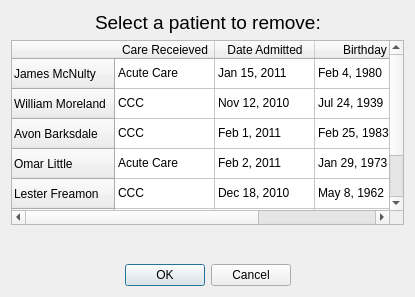
<?xml version="1.0" encoding="UTF-8"?>
<ui version="4.0">
 <class>RemovePatientFromBedForm</class>
 <widget class="QDialog" name="RemovePatientFromBedForm">
  <property name="geometry">
   <rect>
    <x>0</x>
    <y>0</y>
    <width>415</width>
    <height>297</height>
   </rect>
  </property>
  <property name="windowTitle">
   <string>Dismiss Patient</string>
  </property>
  <layout class="QGridLayout" name="gridLayout_2">
   <item row="0" column="0">
    <layout class="QGridLayout" name="gridLayout">
     <item row="3" column="0">
      <widget class="QTableWidget" name="tableWidget">
       <row>
        <property name="text">
         <string>James McNulty</string>
        </property>
       </row>
       <row>
        <property name="text">
         <string>William Moreland</string>
        </property>
       </row>
       <row>
        <property name="text">
         <string>Avon Barksdale</string>
        </property>
       </row>
       <row>
        <property name="text">
         <string>Omar Little</string>
        </property>
       </row>
       <row>
        <property name="text">
         <string>Lester Freamon</string>
        </property>
       </row>
       <row>
        <property name="text">
         <string>Cedric Daniels</string>
        </property>
       </row>
       <row>
        <property name="text">
         <string>Ellis Carver</string>
        </property>
       </row>
       <column>
        <property name="text">
         <string>Care Receieved</string>
        </property>
       </column>
       <column>
        <property name="text">
         <string>Date Admitted</string>
        </property>
       </column>
       <column>
        <property name="text">
         <string>Birthday</string>
        </property>
       </column>
       <item row="0" column="0">
        <property name="text">
         <string>Acute Care</string>
        </property>
       </item>
       <item row="0" column="1">
        <property name="text">
         <string>Jan 15, 2011</string>
        </property>
       </item>
       <item row="0" column="2">
        <property name="text">
         <string>Feb 4, 1980</string>
        </property>
       </item>
       <item row="1" column="0">
        <property name="text">
         <string>CCC</string>
        </property>
       </item>
       <item row="1" column="1">
        <property name="text">
         <string>Nov 12, 2010</string>
        </property>
       </item>
       <item row="1" column="2">
        <property name="text">
         <string>Jul 24, 1939</string>
        </property>
       </item>
       <item row="2" column="0">
        <property name="text">
         <string>CCC</string>
        </property>
       </item>
       <item row="2" column="1">
        <property name="text">
         <string>Feb 1, 2011</string>
        </property>
       </item>
       <item row="2" column="2">
        <property name="text">
         <string>Feb 25, 1983</string>
        </property>
       </item>
       <item row="3" column="0">
        <property name="text">
         <string>Acute Care</string>
        </property>
       </item>
       <item row="3" column="1">
        <property name="text">
         <string>Feb 2, 2011</string>
        </property>
       </item>
       <item row="3" column="2">
        <property name="text">
         <string>Jan 29, 1973</string>
        </property>
       </item>
       <item row="4" column="0">
        <property name="text">
         <string>CCC</string>
        </property>
       </item>
       <item row="4" column="1">
        <property name="text">
         <string>Dec 18, 2010</string>
        </property>
       </item>
       <item row="4" column="2">
        <property name="text">
         <string>May 8, 1962</string>
        </property>
       </item>
       <item row="5" column="0">
        <property name="text">
         <string>CCC</string>
        </property>
       </item>
       <item row="5" column="1">
        <property name="text">
         <string>Nov 29, 2010</string>
        </property>
       </item>
       <item row="5" column="2">
        <property name="text">
         <string>Mar 23, 1975</string>
        </property>
       </item>
       <item row="6" column="0">
        <property name="text">
         <string>Acute Care</string>
        </property>
       </item>
       <item row="6" column="1">
        <property name="text">
         <string>Jan 29, 2011</string>
        </property>
       </item>
       <item row="6" column="2">
        <property name="text">
         <string>Aug 1, 1981</string>
        </property>
       </item>
      </widget>
     </item>
     <item row="5" column="0">
      <layout class="QHBoxLayout" name="horizontalLayout">
       <item>
        <spacer name="horizontalSpacer">
         <property name="orientation">
          <enum>Qt::Horizontal</enum>
         </property>
         <property name="sizeHint" stdset="0">
          <size>
           <width>40</width>
           <height>20</height>
          </size>
         </property>
        </spacer>
       </item>
       <item>
        <widget class="QDialogButtonBox" name="buttonBox">
         <property name="orientation">
          <enum>Qt::Horizontal</enum>
         </property>
         <property name="standardButtons">
          <set>QDialogButtonBox::Cancel|QDialogButtonBox::Ok</set>
         </property>
        </widget>
       </item>
       <item>
        <spacer name="horizontalSpacer_2">
         <property name="orientation">
          <enum>Qt::Horizontal</enum>
         </property>
         <property name="sizeHint" stdset="0">
          <size>
           <width>40</width>
           <height>20</height>
          </size>
         </property>
        </spacer>
       </item>
      </layout>
     </item>
     <item row="2" column="0">
      <layout class="QHBoxLayout" name="horizontalLayout_2">
       <item>
        <spacer name="horizontalSpacer_3">
         <property name="orientation">
          <enum>Qt::Horizontal</enum>
         </property>
         <property name="sizeHint" stdset="0">
          <size>
           <width>40</width>
           <height>20</height>
          </size>
         </property>
        </spacer>
       </item>
       <item>
        <widget class="QLabel" name="label">
         <property name="font">
          <font>
           <pointsize>14</pointsize>
          </font>
         </property>
         <property name="text">
          <string>Select a patient to remove:</string>
         </property>
        </widget>
       </item>
       <item>
        <spacer name="horizontalSpacer_4">
         <property name="orientation">
          <enum>Qt::Horizontal</enum>
         </property>
         <property name="sizeHint" stdset="0">
          <size>
           <width>40</width>
           <height>20</height>
          </size>
         </property>
        </spacer>
       </item>
      </layout>
     </item>
     <item row="4" column="0">
      <spacer name="verticalSpacer">
       <property name="orientation">
        <enum>Qt::Vertical</enum>
       </property>
       <property name="sizeHint" stdset="0">
        <size>
         <width>20</width>
         <height>40</height>
        </size>
       </property>
      </spacer>
     </item>
    </layout>
   </item>
  </layout>
 </widget>
 <resources/>
 <connections>
  <connection>
   <sender>buttonBox</sender>
   <signal>accepted()</signal>
   <receiver>RemovePatientFromBedForm</receiver>
   <slot>accept()</slot>
   <hints>
    <hint type="sourcelabel">
     <x>248</x>
     <y>254</y>
    </hint>
    <hint type="destinationlabel">
     <x>157</x>
     <y>274</y>
    </hint>
   </hints>
  </connection>
  <connection>
   <sender>buttonBox</sender>
   <signal>rejected()</signal>
   <receiver>RemovePatientFromBedForm</receiver>
   <slot>reject()</slot>
   <hints>
    <hint type="sourcelabel">
     <x>316</x>
     <y>260</y>
    </hint>
    <hint type="destinationlabel">
     <x>286</x>
     <y>274</y>
    </hint>
   </hints>
  </connection>
 </connections>
</ui>
